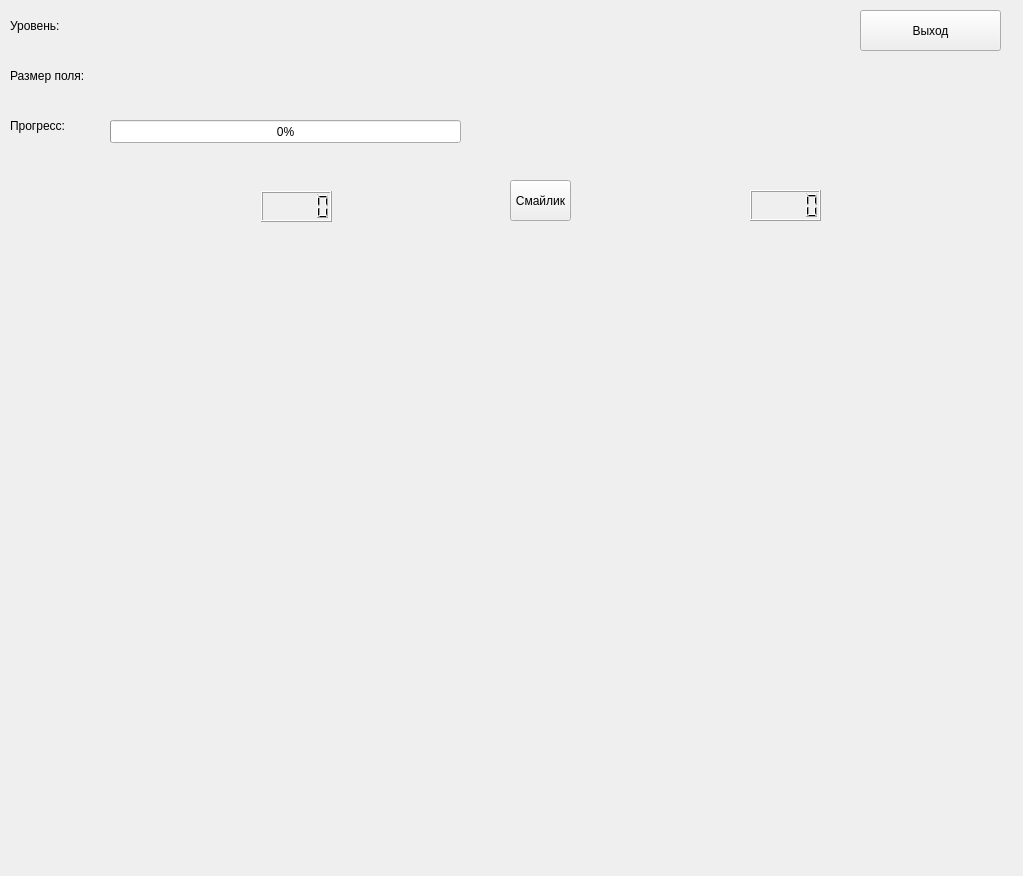
<?xml version="1.0" encoding="UTF-8"?>
<ui version="4.0">
 <class>Form</class>
 <widget class="QWidget" name="Form">
  <property name="geometry">
   <rect>
    <x>0</x>
    <y>0</y>
    <width>1023</width>
    <height>876</height>
   </rect>
  </property>
  <property name="windowTitle">
   <string>Form</string>
  </property>
  <widget class="QLabel" name="_field">
   <property name="geometry">
    <rect>
     <x>10</x>
     <y>10</y>
     <width>331</width>
     <height>31</height>
    </rect>
   </property>
   <property name="styleSheet">
    <string notr="true">font: 14pt &quot;MS Shell Dlg 2&quot;;</string>
   </property>
   <property name="text">
    <string>Уровень:</string>
   </property>
  </widget>
  <widget class="QLabel" name="size_field_label">
   <property name="geometry">
    <rect>
     <x>10</x>
     <y>60</y>
     <width>271</width>
     <height>31</height>
    </rect>
   </property>
   <property name="styleSheet">
    <string notr="true">font: 14pt &quot;MS Shell Dlg 2&quot;;</string>
   </property>
   <property name="text">
    <string>Размер поля:</string>
   </property>
  </widget>
  <widget class="QLabel" name="label_3">
   <property name="geometry">
    <rect>
     <x>10</x>
     <y>110</y>
     <width>91</width>
     <height>31</height>
    </rect>
   </property>
   <property name="styleSheet">
    <string notr="true">font: 14pt &quot;MS Shell Dlg 2&quot;;</string>
   </property>
   <property name="text">
    <string>Прогресс:</string>
   </property>
  </widget>
  <widget class="QProgressBar" name="progres_field">
   <property name="geometry">
    <rect>
     <x>110</x>
     <y>120</y>
     <width>351</width>
     <height>23</height>
    </rect>
   </property>
   <property name="value">
    <number>0</number>
   </property>
  </widget>
  <widget class="QPushButton" name="exit">
   <property name="geometry">
    <rect>
     <x>860</x>
     <y>10</y>
     <width>141</width>
     <height>41</height>
    </rect>
   </property>
   <property name="text">
    <string>Выход</string>
   </property>
  </widget>
  <widget class="QLCDNumber" name="time_field">
   <property name="geometry">
    <rect>
     <x>261</x>
     <y>191</y>
     <width>71</width>
     <height>31</height>
    </rect>
   </property>
  </widget>
  <widget class="QLCDNumber" name="bomb_field">
   <property name="geometry">
    <rect>
     <x>750</x>
     <y>190</y>
     <width>71</width>
     <height>31</height>
    </rect>
   </property>
  </widget>
  <widget class="QPushButton" name="new_game">
   <property name="geometry">
    <rect>
     <x>510</x>
     <y>180</y>
     <width>61</width>
     <height>41</height>
    </rect>
   </property>
   <property name="text">
    <string>Смайлик</string>
   </property>
  </widget>
  <widget class="QWidget" name="gridLayoutWidget">
   <property name="geometry">
    <rect>
     <x>260</x>
     <y>230</y>
     <width>561</width>
     <height>621</height>
    </rect>
   </property>
   <layout class="QGridLayout" name="gridLayout"/>
  </widget>
 </widget>
 <resources/>
 <connections/>
</ui>
